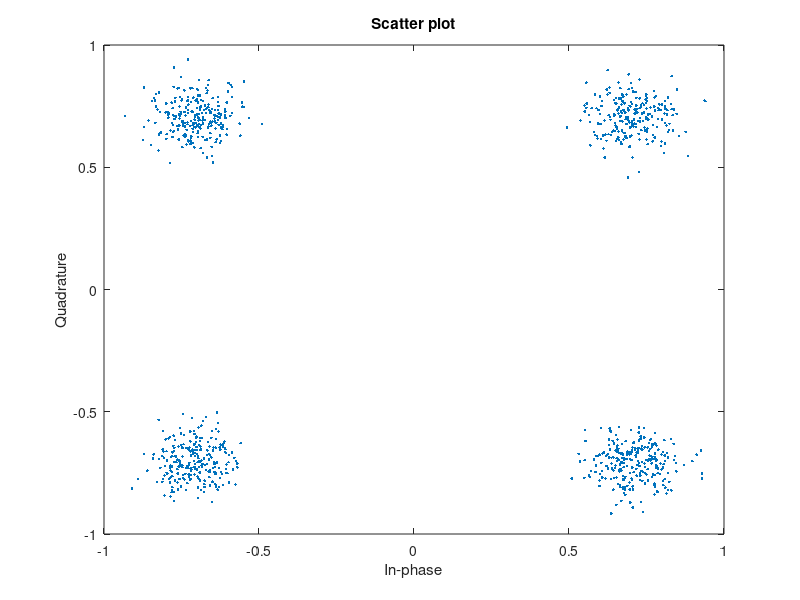
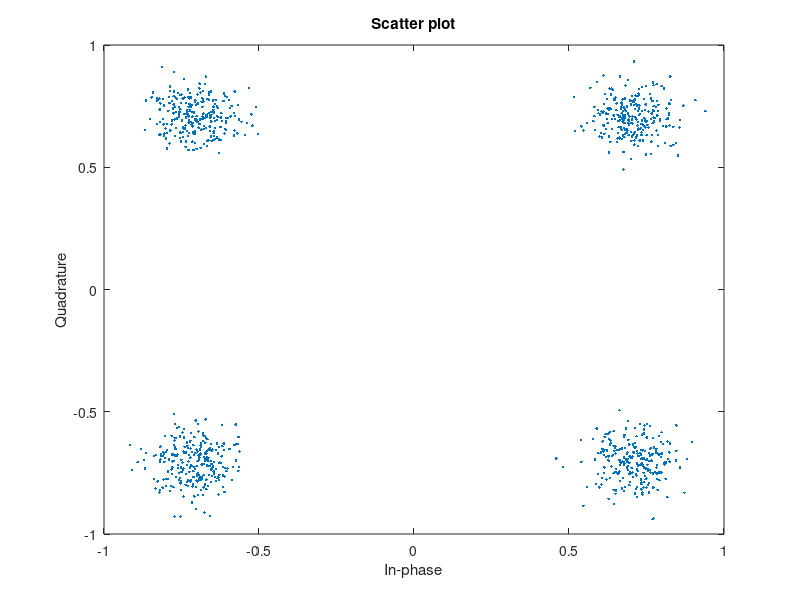
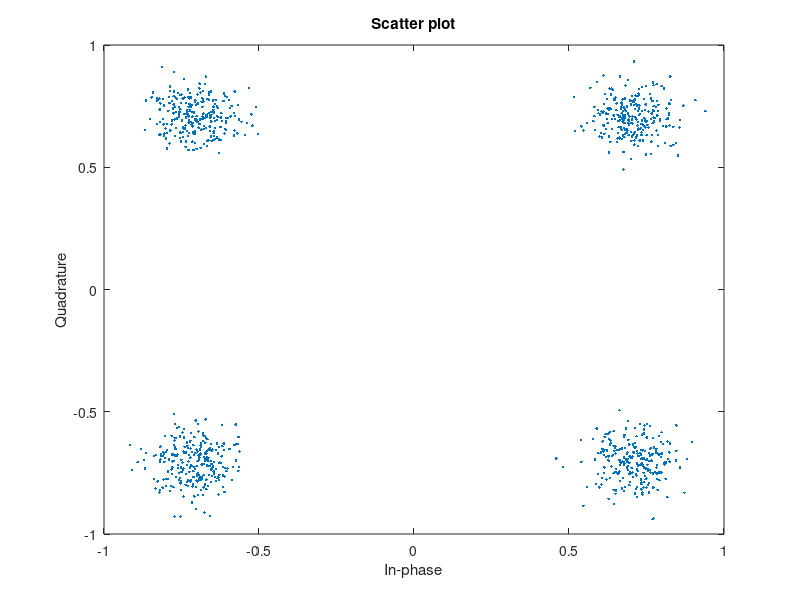

These charts were generated, in order, by the following MATLAB code:
samples =1000
noise_var = 0.1;
 r1 =  randi( [0,1],samples,1);
 r2 = randi( [0,1],samples,1);
 r1(r1==0)=-1;
 r2(r2==0)=-1;
 b2 = (r1 + r2*i)/sqrt(2)
 G1 =random('norm', 0, noise_var, samples,1);
 
 G2 =random('norm', 0, noise_var, samples,1);
 A=1;
 y = A*b2
  y = y+ (G1+i*G2)/sqrt(2)
% y = awgn(y,1)
 %if bi is known
 theta = pi/2
 y_phase = y .* exp(i*theta)
 
 scatterplot(y_phase)
  scatterplot(y)
 
 
 
 A_ess = mean(abs(y./b2))
 ain =100;
 % for blind
 A_ess_blind= mean(abs(y.* tanh(ain*y/noise_var)))
 %a = mean(abs(b2))
scatterplot(y)